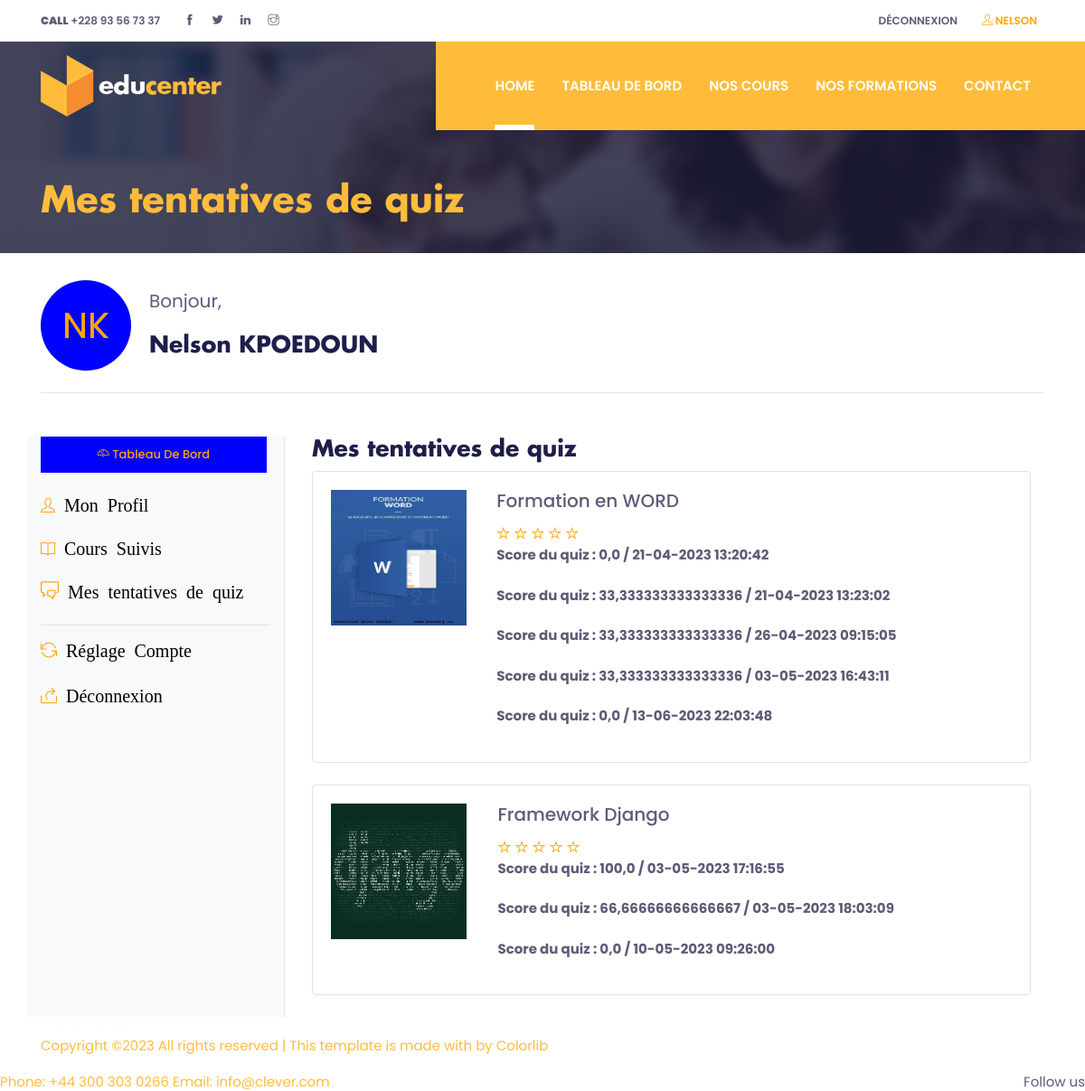
The app's page /user/results/ (signed in) with its own data.
### mooc/models.py (models this page shows, shortened)
class Cours(models.Model):
    user_cours = models.ForeignKey(User, related_name='user_cours', on_delete=models.CASCADE, null=True, blank=True)
    formation = models.ForeignKey(Formation, on_delete=models.CASCADE, null=True, blank=True)
    user = models.ManyToManyField(User, through='Suivre')
    nom_cours = models.CharField(max_length=200)
    description_cours = models.CharField(max_length=200)
    full_description = models.TextField()
    image = models.ImageField()
    date_fin = models.DateField()
    created_at = models.DateTimeField(auto_now_add=True)
    updated_at = models.DateTimeField(auto_now_add=True)

class Result(models.Model):
    quiz = models.ForeignKey(Quiz, on_delete=models.CASCADE)
    user = models.ForeignKey(User, on_delete=models.CASCADE)
    score = models.FloatField()
    created = models.DateTimeField(auto_now_add=True)
    updated = models.DateTimeField(auto_now_add=True)

### mooc/views.py (the view)
# urls.py: path('user/results/', UserResultsView.as_view(), name='user_results'),
class UserResultsView(LoginRequiredMixin, ListView):
    model = Cours
    template_name = 'user_results.html'
    context_object_name = 'cours_with_results'
    def get_queryset(self):
        user_results = Result.objects.filter(user=self.request.user)
        cours_with_results = {}
        for result in user_results:
            quiz = result.quiz
            cours = quiz.cours
            if cours in cours_with_results:
                cours_with_results[cours].append({
                    'result': result.score,
                    'heure': result.created.strftime('%d-%m-%Y   %H:%M:%S'),
                })
            else:
                cours_with_results[cours] = [{
                    'result': result.score,
                    'heure': result.created.strftime('%d-%m-%Y %H:%M:%S'),
                }]
        return cours_with_results.items()

### mooc/templates/user_results.html (shortened to what this page needs)
{% extends 'base-login.html' %}
{% load static %}
{% block content %}
    <section class="page-title-section overlay" data-background="{% static 'images/backgrounds/page-title.jpg' %}"  style='height: 10px'>
        <div class="container">
          <div class="row">
            <div class="col-md-8">
              <ul class="list-inline custom-breadcrumb">
                <li class="list-inline-item"><a class="h2 text-primary font-secondary" href="courses.html">Mes tentatives de quiz</a></li>
              </ul>
          </div>
        </div>
    </section>
    <section class="popular-courses-area section-padding-0-100">
        <div class="container">
            <div class="row">
                <div class="col-lg-12" style="display: flex; align-items: center;">
                    <div class="cercle" style="flex-shrink: 0;">
                        {{ user.first_name|slice:":1" }}{{ user.last_name|slice:":1" }}
                    </div>
                    {% if user.is_authenticated %}
                        <div style="margin-left: 20px; margin-top: 30px">
                            <p style="font-size: 20px">Bonjour,</p>
                            <h3 style="margin-top: 0px">{{ user.first_name }} {{ user.last_name }}</h3>
                        </div>
                    {% endif %}
                </div>
            </div>
            <hr class="my-4">
            <div class="row mt-5">
                <div class="col-lg-3 border-right bg-light">
                    <div class="mb-15 pl-0">
                      <a href="{% url 'list_suivres' pk=user.id %}">
                        <button class="btn btn-primary btn-sm mb-4" style="background-color: blue; color: orange; width: 250px; font-size: 13px; text-align: center; overflow: hidden;">
                          <i class="ti-dashboard"></i> Tableau de bord
                        </button>
                      </a>
                    </div>
                    <div class="text-left">
                      <ul class="pl-0">
                        <li><a href="{% url 'profil' user.id %}"><h6 class="mb-4"><i class="ti ti-user"><span class="name" style="font-size: 20px"> Mon Profil</span></i></h6></a></li>
                        <li><a href="{% url 'cours_suivis' %}"><h6 class="mb-4"><i class="ti ti-book"><span class="name" style="font-size: 20px"> Cours Suivis</span></i></h6></a></li>
                        <li><a href="{% url 'user_results'  %}"><h6 class="mb-4"><i class="ti ti-comments" style="font-size: 20px"><span class="name"> Mes tentatives de quiz</span></i></h6></a></li>
                      </ul>
                    </div>
                    <hr>
                    <div>
                      <ul class="pl-0">
                        <li><a href="{% url 'reglage-compte' %}"><h5 class="mb-4"><i class="ti ti-reload"><span class="name" style="font-size: 20px"> Réglage Compte</span></i></h5></a></li>
                        <li><a href="{% url 'logout' %}"><h5 class="mb-4"><i class="ti ti-share"><span class="name" style="font-size: 20px"> Déconnexion</span></i></h5></a></li>
                      </ul>
                    </div>
                </div>
                <div class="col-lg-9">
                    <div class="container">
                        <div class="row">
                          <div class="col-12">
                            <h3>Mes tentatives de quiz</h3>
                            {% for cours, results in cours_with_results %}
                                  <ul class="list-unstyled">
                                    <li class="d-md-table mb-4 w-100 border-bottom hover-shadow rounded border" style="border: 1px solid #e6e6e6; padding: 20px;">
                                      <div class="d-md-table-cell ">
                                        <a href="{% url 'detail-cours' cours.id %}" ><img
                                            src="{{ cours.image.url }}"
                                            alt="" style="height: 150px; width: 150px">
                                        </a>
                                     </div>
                                      <div class="d-md-table-cell vertical-align-middle">
                                        <a href="{% url 'detail-cours' cours.id %}" class="h4 mb-3 d-block">{{ cours.nom_cours }}</a>
                                      <div class="d-md-table-cell pr-0 pr-md-4">
                                        <i class="ti ti-star" aria-hidden="true"></i>
                                        <i class="ti ti-star" aria-hidden="true"></i>
                                        <i class="ti ti-star" aria-hidden="true"></i>
                                        <i class="ti ti-star" aria-hidden="true"></i>
                                        <i class="ti ti-star" aria-hidden="true"></i>
                                        {% for result in results %}
                                            <p><strong>Score du quiz : {{ result.result }} / {{ result.heure }}</strong></p>
                                        {% endfor %}
                                      </div>
                                    </li>
                                  </ul>
                                  {% empty %}
                                <p>Aucun résultat de quiz n'est disponible pour le moment ; veuillez participer au quiz pour afficher les résultats ici</p>
                                {% endfor %}
                                </div>
                              </div>
                        </div>
                    </section>
{% endblock content %}

### mooc/templates/nav-login.html (shortened to what this page needs)
{% load static %}
<header class="fixed-top header">
    <div class="top-header py-2 bg-white">
      <div class="container">
        <div class="row no-gutters">
          <div class="col-lg-4 text-center text-lg-left">
            <a class="text-color mr-3" href="callto:+443003030266"><strong>CALL</strong> +228 93 56 73 37</a>
            <ul class="list-inline d-inline">
              <li class="list-inline-item mx-0"><a class="d-inline-block p-2 text-color" href="#"><i class="ti-facebook"></i></a></li>
              <li class="list-inline-item mx-0"><a class="d-inline-block p-2 text-color" href="#"><i class="ti-twitter-alt"></i></a></li>
              <li class="list-inline-item mx-0"><a class="d-inline-block p-2 text-color" href="#"><i class="ti-linkedin"></i></a></li>
              <li class="list-inline-item mx-0"><a class="d-inline-block p-2 text-color" href="#"><i class="ti-instagram"></i></a></li>
            </ul>
          </div>
          <div class="col-lg-8 text-center text-lg-right">
            <ul class="list-inline">
              <li class="list-inline-item"><a class="text-uppercase text-color p-sm-2 py-2 px-0 d-inline-block" href="{% url 'logout' %}">Déconnexion</a></li>
              {% if user.is_authenticated %}
              <li class="list-inline-item"><a class="text-uppercase text-color p-sm-2 py-2 px-0 d-inline-block"><i class="ti-user" style="color: orange"></i><span style="color: orange"> {{ user.username }}</span></a></li>
              {% endif %}
            </ul>
          </div>
        </div>
      </div>
    </div>
    <div class="navigation w-100">
      <div class="container">
        <nav class="navbar navbar-expand-lg navbar-light p-0">
          <a class="navbar-brand" href="index.html"><img src="{% static 'images/logo.png' %}" alt="logo"></a>
          <div class="collapse navbar-collapse" id="navigation">
            <ul class="navbar-nav ml-auto text-center">
              <li class="nav-item active">
                <a class="nav-link" href="{% url 'home-login' %}">Home</a>
              </li>
              <li class="nav-item @@about">
                <a class="nav-link" href="{% url 'list_suivres' pk=user.id %}">Tableau de bord</a>
              </li>
              <li class="nav-item @@courses">
                <a class="nav-link" href="{% url 'cours_list' %}">Nos Cours</a>
              </li>
              <li class="nav-item @@events">
                <a class="nav-link" href="{% url 'formation' %}">Nos formations</a>
              </li>
              <li class="nav-item @@blog">
                <a class="nav-link" href="{% url 'contact-login' %}">Contact</a>
              </li>
            </ul>
          </div>
        </nav>
      </div>
    </div>
  </header>

### mooc/static/css/style.css (style rules this page uses)
body { line-height: 1.2; font-family: "Poppins", sans-serif; -webkit-font-smoothing: antialiased; font-size: 15px; color: #5c5c77; }
p, .paragraph { font-weight: 400; color: #5c5c77; font-size: 15px; line-height: 1.9; font-family: "Poppins", sans-serif; }
h1, h2, h3, h4, h5, h6 { color: #1e1e4b; font-family: "futura-bold"; font-weight: 700; line-height: 1.2; }
h2, .h2 { font-size: 40px; }
h3, .h3 { font-size: 25px; }
h4, .h4 { font-size: 20px; }
h5, .h5 { font-size: 18px; }
h6, .h6 { font-size: 16px; }
.btn { font-size: 16px; font-family: "Poppins", sans-serif; text-transform: capitalize; padding: 15px 40px; border-radius: 0; font-weight: 500; border: 0; position: relative; z-index: 1; transition: .2s ease; overflow: hidden; }
.btn::before { position: absolute; content: ""; height: 80%; width: 100%; left: 0; bottom: 10%; z-index: -1; transition: -webkit-transform .2s ease-in-out; transition: transform .2s ease-in-out; transition: transform .2s ease-in-out, -webkit-transform .2s ease-in-out; -webkit-transform-origin: top; transform-origin: top; -webkit-transform: scaleY(0); transform: scaleY(0); }
.btn-sm { font-size: 14px; padding: 10px 35px; }
.btn-primary { background: #ffbc3b; color: #fff; }
.btn-primary::before { background: #fff; }
body { background-color: #fff; overflow-x: hidden; }
ol, ul { list-style-type: none; margin: 0px; }
img { vertical-align: middle; border: 0; }
a { color: #ffbc3b; }
a, a:hover, a:focus { text-decoration: none; }
a, button, select { cursor: pointer; transition: .2s ease; }
.overlay { position: relative; }
.overlay::before { position: absolute; content: ''; height: 100%; width: 100%; top: 0; left: 0; background: #1a1a37; opacity: .8; }
.text-primary { color: #ffbc3b !important; }
.text-color { color: #5c5c77; }
.font-secondary { font-family: "futura-bold"; }
.vertical-align-middle { vertical-align: middle; }
.page-title-section { padding: 200px 0 80px; }
.top-header { font-size: 12px; transition: -webkit-transform .2s ease; transition: transform .2s ease; transition: transform .2s ease, -webkit-transform .2s ease; -webkit-transform-origin: top; transform-origin: top; font-weight: 600; }
.navigation { background-image: linear-gradient(to right, transparent 50%, #ffbc3b 50%); transition: .2s ease; }
.navbar-nav { padding-left: 50px; background: #ffbc3b; }
.nav-item { margin: 0 15px; position: relative; }
.nav-item .nav-link { text-transform: uppercase; font-weight: 600; }
.nav-item::before { position: absolute; left: 0; bottom: 0; height: 6px; width: 100%; content: ""; background: #fff; -webkit-transform: scaleY(0); transform: scaleY(0); -webkit-transform-origin: top; transform-origin: top; transition: -webkit-transform .3s ease; transition: transform .3s ease; transition: transform .3s ease, -webkit-transform .3s ease; }
.nav-item:hover::before, .nav-item.active::before { -webkit-transform: scaleY(1); transform: scaleY(1); -webkit-transform-origin: bottom; transform-origin: bottom; }
.navbar-light .navbar-nav .nav-link { color: #fff; }
.navbar-light .navbar-nav .active > .nav-link, .navbar-light .navbar-nav .nav-link.active, .navbar-light .navbar-nav .nav-link.show, .navbar-light .navbar-nav .show > .nav-link { color: #fff; }
.navbar-expand-lg .navbar-nav .nav-link { padding: 40px 0px; }
.hover-shadow { transition: .3s ease; }

### records on screen
Cours: image (picture), nom_cours "Formation en WORD", heure "21-04-2023 13:20:42" "21-04-2023 13:23:02" "26-04-2023 09:15:05" "03-05-2023 16:43:11" "13-06-2023 22:03:48"
Result: result "0,0"
Result: result "33,333333333333336"
Result: result "33,333333333333336"
Result: result "33,333333333333336"
Result: result "0,0"
Cours: image (picture), nom_cours "Framework Django", heure "03-05-2023 17:16:55" "03-05-2023 18:03:09" "10-05-2023 09:26:00"
Result: result "100,0"
Result: result "66,66666666666667"
Result: result "0,0"

### other values on screen
{{ user.username }} "NELSON"
{{ user.first_name|slice:":1" }} "N"
{{ user.last_name|slice:":1" }} "K"
{{ user.first_name }} "Nelson"
{{ user.last_name }} "KPOEDOUN"
